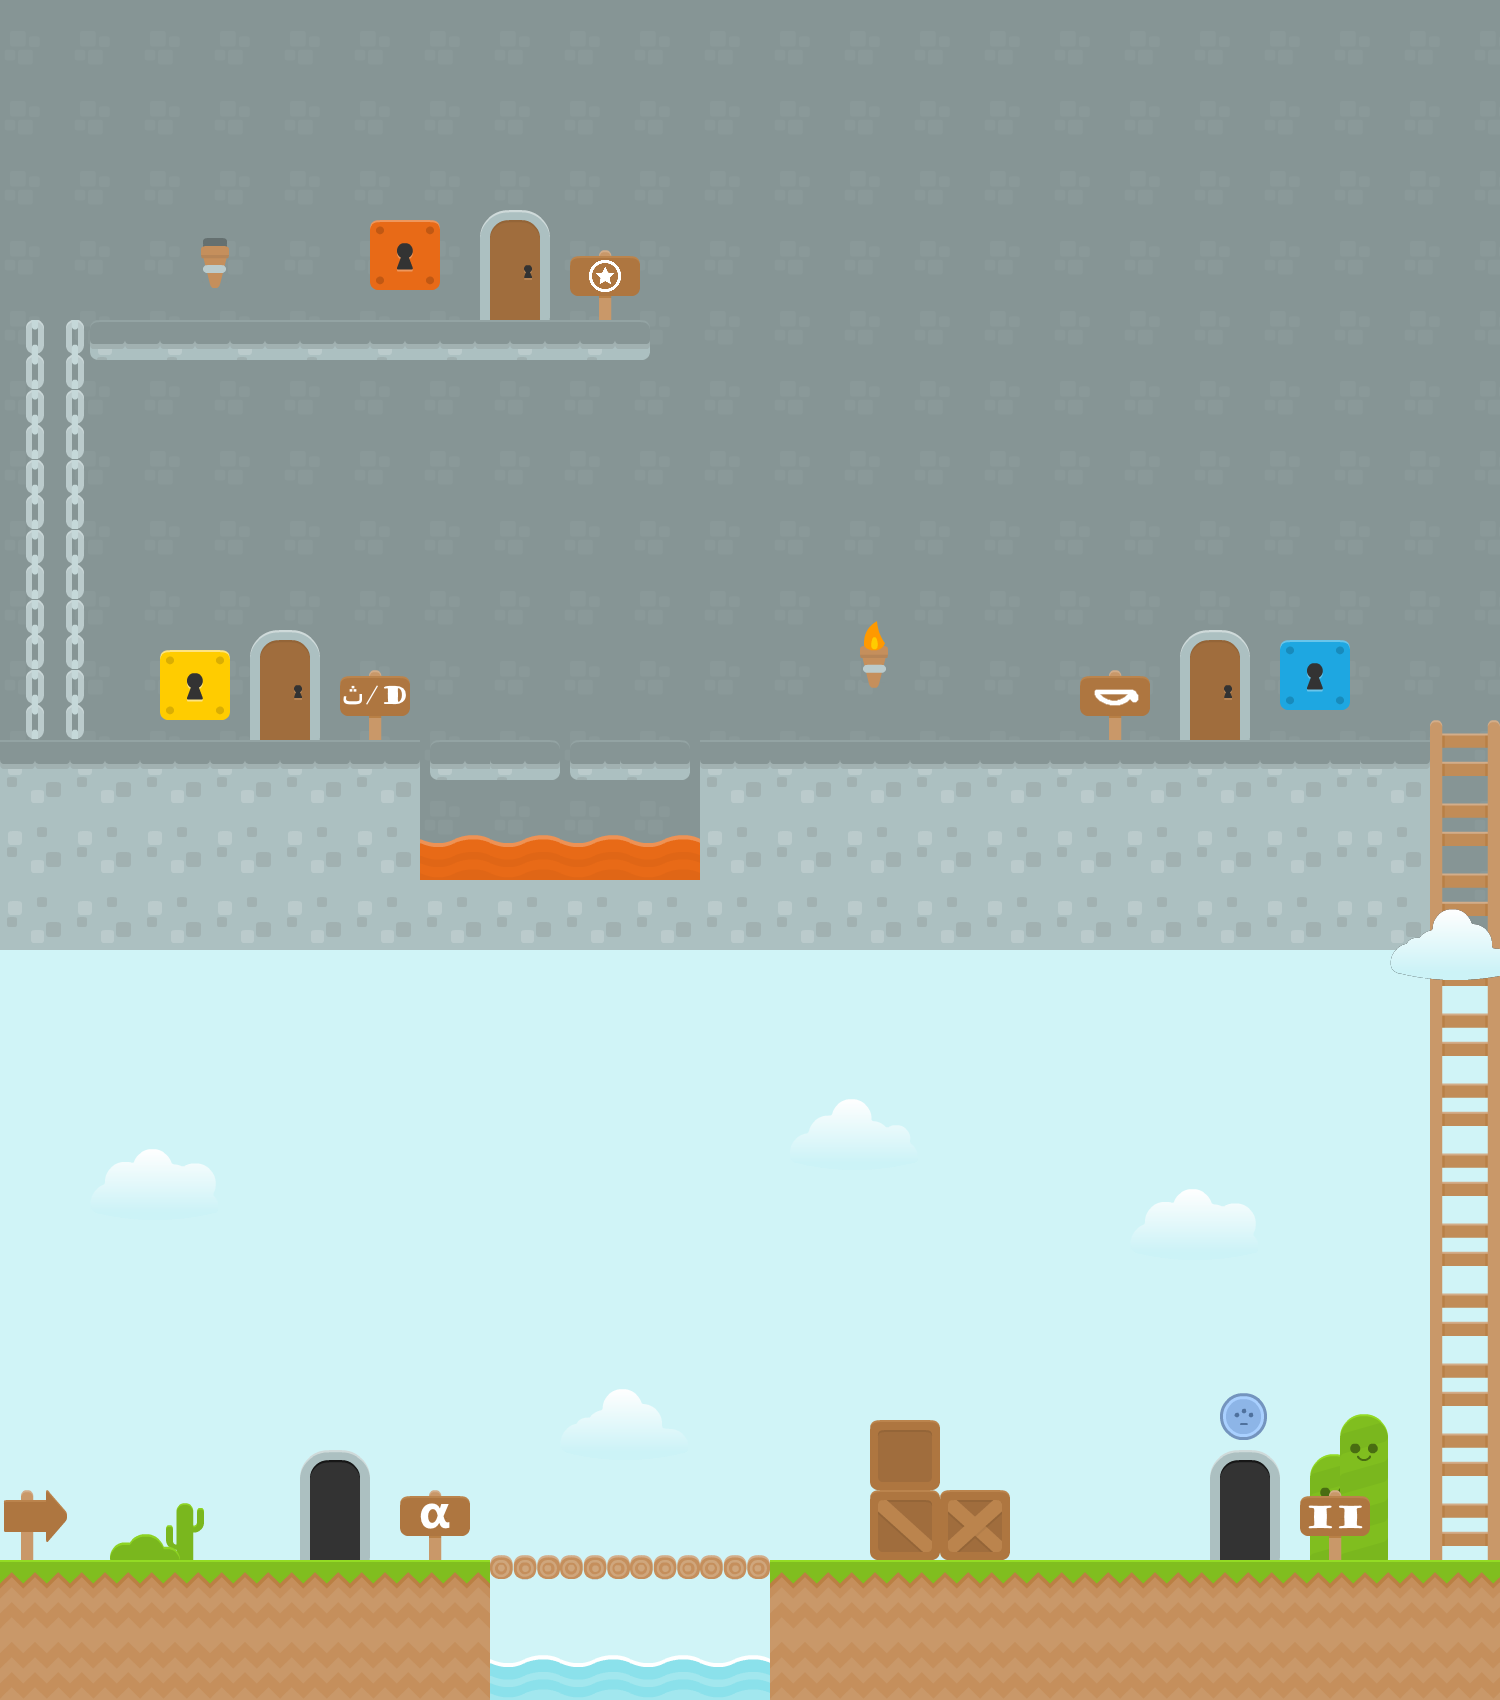

This is a level from a 2D game, rendered from its Tiled map with the project's own tilesets. A one-line summary and the map file follow, with tile-layer data summarised:
An orthogonal 150x170 tile map with 10x10 px tiles, 7 tile layers (backgrounds, stairs, far, doors, ...), 7 tilesets.

<map version="1.0" orientation="orthogonal" renderorder="right-down" width="150" height="170" tilewidth="10" tileheight="10">
 <tileset firstgid="1" name="env1" tilewidth="70" tileheight="70">
  <image source="env1.png" width="630" height="490" />
 </tileset>
 <tileset firstgid="64" name="clouds1" tilewidth="128" tileheight="71">
  <image source="clouds1.png" width="129" height="213" />
 </tileset>
 <tileset firstgid="67" name="short_thingy1" tilewidth="48" tileheight="106">
  <image source="short_thingy1.png" width="96" height="106" />
 </tileset>
 <tileset firstgid="69" name="tall_thingy1" tilewidth="48" tileheight="146">
  <image source="tall_thingy1.png" width="96" height="146" />
 </tileset>
 <tileset firstgid="71" name="progress1" tilewidth="47" tileheight="47">
  <image source="progress1.png" width="94" height="47" />
 </tileset>
 <tileset firstgid="73" name="bckg1" tilewidth="10" tileheight="10">
  <image source="bckg1.png" width="140" height="70" />
 </tileset>
 <tileset firstgid="171" name="brick1" tilewidth="10" tileheight="10">
  <image source="brick1.png" width="70" height="70" />
 </tileset>
 <layer name="backgrounds" width="150" height="170">
  <data>[25500 cells, 25500 non-empty, 98 distinct tile ids]</data>
 </layer>
 <layer name="stairs" width="150" height="170">
  <data>[25500 cells, 24 non-empty, 3 distinct tile ids]</data>
 </layer>
 <layer name="far" width="150" height="170">
  <data>[25500 cells, 9 non-empty, 8 distinct tile ids]</data>
 </layer>
 <layer name="doors" width="150" height="170">
  <data>[25500 cells, 20 non-empty, 14 distinct tile ids]</data>
 </layer>
 <layer name="locks" width="150" height="170">
  <data>[25500 cells, 0 non-empty, 0 distinct tile ids]</data>
 </layer>
 <objectgroup name="player" />
 <layer name="floor" width="150" height="170">
  <data>[25500 cells, 1095 non-empty, 59 distinct tile ids]</data>
 </layer>
 <layer name="top" width="150" height="170">
  <data>[25500 cells, 5 non-empty, 5 distinct tile ids]</data>
 </layer>
 <objectgroup name="controls" />
</map>
